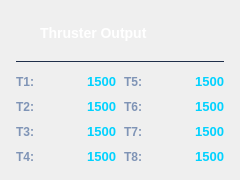
          <widget class="QFrame" name="thrusterFrame">
           <property name="minimumSize">
            <size>
             <width>240</width>
             <height>180</height>
            </size>
           </property>
         <property name="maximumSize">
          <size>
           <width>240</width>
           <height>16777215</height>
          </size>
         </property>
         <property name="styleSheet">
          <string>QFrame#thrusterFrame { background-color: #0d1a2c; border: 1px solid #1f2f4a; border-radius: 8px; }</string>
         </property>
         <layout class="QVBoxLayout" name="thrusterLayout">
          <property name="spacing">
           <number>12</number>
          </property>
          <stretch>0,0,1</stretch>
          <property name="leftMargin">
           <number>16</number>
          </property>
          <property name="topMargin">
           <number>16</number>
          </property>
          <property name="rightMargin">
           <number>16</number>
          </property>
          <property name="bottomMargin">
           <number>16</number>
          </property>
          <item>
           <layout class="QHBoxLayout" name="thrusterHeaderLayout">
            <property name="spacing">
             <number>8</number>
            </property>
            <item>
             <widget class="QLabel" name="thrusterIcon">
              <property name="minimumSize">
               <size>
                <width>16</width>
                <height>16</height>
               </size>
              </property>
              <property name="maximumSize">
               <size>
                <width>16</width>
                <height>16</height>
               </size>
              </property>
              <property name="styleSheet">
               <string>border: none; background: transparent;</string>
              </property>
              <property name="text">
               <string/>
              </property>
              <property name="pixmap">
               <pixmap>../logo/loader-pinwheel.png</pixmap>
              </property>
              <property name="scaledContents">
               <bool>true</bool>
              </property>
             </widget>
            </item>
            <item>
             <widget class="QLabel" name="thrusterTitle">
              <property name="styleSheet">
               <string>QLabel#thrusterTitle { color: #ffffff; font-size: 14px; font-weight: 600; border: none; background: transparent; }</string>
              </property>
              <property name="text">
               <string>Thruster Output</string>
              </property>
             </widget>
            </item>
            <item>
             <spacer name="thrusterHeaderSpacer">
              <property name="orientation">
               <enum>Qt::Horizontal</enum>
              </property>
              <property name="sizeHint" stdset="0">
               <size>
                <width>40</width>
                <height>20</height>
               </size>
              </property>
             </spacer>
            </item>
           </layout>
          </item>
          <item>
           <widget class="QFrame" name="thrusterDivider">
            <property name="minimumSize">
             <size>
              <width>0</width>
              <height>1</height>
             </size>
            </property>
            <property name="maximumSize">
             <size>
              <width>16777215</width>
              <height>1</height>
             </size>
            </property>
            <property name="styleSheet">
             <string>background-color: #1f2f4a; border: none;</string>
            </property>
           </widget>
          </item>

          <item>
           <layout class="QGridLayout" name="thrusterGrid">
            <property name="horizontalSpacing">
             <number>8</number>
            </property>
            <property name="verticalSpacing">
             <number>10</number>
            </property>
            <item row="0" column="0">
             <widget class="QLabel" name="lbl_t1">
              <property name="styleSheet">
               <string>color: #7f94b6; font-size: 12px; font-weight: 500; border: none; background: transparent;</string>
              </property>
              <property name="text">
               <string>T1:</string>
              </property>
             </widget>
            </item>
            <item row="0" column="1">
             <widget class="QLabel" name="val_t1">
              <property name="styleSheet">
               <string>color: #00d2ff; font-weight: 600; font-size: 13px; border: none; background: transparent;</string>
              </property>
              <property name="text">
               <string>1500</string>
              </property>
              <property name="alignment">
               <set>Qt::AlignRight|Qt::AlignTrailing|Qt::AlignVCenter</set>
              </property>
             </widget>
            </item>
            <item row="1" column="0">
             <widget class="QLabel" name="lbl_t2">
              <property name="styleSheet">
               <string>color: #7f94b6; font-size: 12px; font-weight: 500; border: none; background: transparent;</string>
              </property>
              <property name="text">
               <string>T2:</string>
              </property>
             </widget>
            </item>
            <item row="1" column="1">
             <widget class="QLabel" name="val_t2">
              <property name="styleSheet">
               <string>color: #00d2ff; font-weight: 600; font-size: 13px; border: none; background: transparent;</string>
              </property>
              <property name="text">
               <string>1500</string>
              </property>
              <property name="alignment">
               <set>Qt::AlignRight|Qt::AlignTrailing|Qt::AlignVCenter</set>
              </property>
             </widget>
            </item>
            <item row="2" column="0">
             <widget class="QLabel" name="lbl_t3">
              <property name="styleSheet">
               <string>color: #7f94b6; font-size: 12px; font-weight: 500; border: none; background: transparent;</string>
              </property>
              <property name="text">
               <string>T3:</string>
              </property>
             </widget>
            </item>
            <item row="2" column="1">
             <widget class="QLabel" name="val_t3">
              <property name="styleSheet">
               <string>color: #00d2ff; font-weight: 600; font-size: 13px; border: none; background: transparent;</string>
              </property>
              <property name="text">
               <string>1500</string>
              </property>
              <property name="alignment">
               <set>Qt::AlignRight|Qt::AlignTrailing|Qt::AlignVCenter</set>
              </property>
             </widget>
            </item>
            <item row="3" column="0">
             <widget class="QLabel" name="lbl_t4">
              <property name="styleSheet">
               <string>color: #7f94b6; font-size: 12px; font-weight: 500; border: none; background: transparent;</string>
              </property>
              <property name="text">
               <string>T4:</string>
              </property>
             </widget>
            </item>
            <item row="3" column="1">
             <widget class="QLabel" name="val_t4">
              <property name="styleSheet">
               <string>color: #00d2ff; font-weight: 600; font-size: 13px; border: none; background: transparent;</string>
              </property>
              <property name="text">
               <string>1500</string>
              </property>
              <property name="alignment">
               <set>Qt::AlignRight|Qt::AlignTrailing|Qt::AlignVCenter</set>
              </property>
             </widget>
            </item>
            <item row="0" column="2">
             <widget class="QLabel" name="lbl_t5">
              <property name="styleSheet">
               <string>color: #7f94b6; font-size: 12px; font-weight: 500; border: none; background: transparent;</string>
              </property>
              <property name="text">
               <string>T5:</string>
              </property>
             </widget>
            </item>
            <item row="0" column="3">
             <widget class="QLabel" name="val_t5">
              <property name="styleSheet">
               <string>color: #00d2ff; font-weight: 600; font-size: 13px; border: none; background: transparent;</string>
              </property>
              <property name="text">
               <string>1500</string>
              </property>
              <property name="alignment">
               <set>Qt::AlignRight|Qt::AlignTrailing|Qt::AlignVCenter</set>
              </property>
             </widget>
            </item>
            <item row="1" column="2">
             <widget class="QLabel" name="lbl_t6">
              <property name="styleSheet">
               <string>color: #7f94b6; font-size: 12px; font-weight: 500; border: none; background: transparent;</string>
              </property>
              <property name="text">
               <string>T6:</string>
              </property>
             </widget>
            </item>
            <item row="1" column="3">
             <widget class="QLabel" name="val_t6">
              <property name="styleSheet">
               <string>color: #00d2ff; font-weight: 600; font-size: 13px; border: none; background: transparent;</string>
              </property>
              <property name="text">
               <string>1500</string>
              </property>
              <property name="alignment">
               <set>Qt::AlignRight|Qt::AlignTrailing|Qt::AlignVCenter</set>
              </property>
             </widget>
            </item>
            <item row="2" column="2">
             <widget class="QLabel" name="lbl_t7">
              <property name="styleSheet">
               <string>color: #7f94b6; font-size: 12px; font-weight: 500; border: none; background: transparent;</string>
              </property>
              <property name="text">
               <string>T7:</string>
              </property>
             </widget>
            </item>
            <item row="2" column="3">
             <widget class="QLabel" name="val_t7">
              <property name="styleSheet">
               <string>color: #00d2ff; font-weight: 600; font-size: 13px; border: none; background: transparent;</string>
              </property>
              <property name="text">
               <string>1500</string>
              </property>
              <property name="alignment">
               <set>Qt::AlignRight|Qt::AlignTrailing|Qt::AlignVCenter</set>
              </property>
             </widget>
            </item>
            <item row="3" column="2">
             <widget class="QLabel" name="lbl_t8">
              <property name="styleSheet">
               <string>color: #7f94b6; font-size: 12px; font-weight: 500; border: none; background: transparent;</string>
              </property>
              <property name="text">
               <string>T8:</string>
              </property>
             </widget>
            </item>
            <item row="3" column="3">
             <widget class="QLabel" name="val_t8">
              <property name="styleSheet">
               <string>color: #00d2ff; font-weight: 600; font-size: 13px; border: none; background: transparent;</string>
              </property>
              <property name="text">
               <string>1500</string>
              </property>
              <property name="alignment">
               <set>Qt::AlignRight|Qt::AlignTrailing|Qt::AlignVCenter</set>
              </property>
             </widget>
            </item>
           </layout>
          </item>
         </layout>
        </widget>
